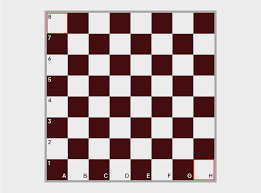
#> input picture Chessboard.jpg, 261 x 193 px; its folder holds only this picture in this run
$ python Get_cam_intrinsics.py
#> lines starting #> are read from the running program, lines starting #| are printed output that depends on the picture; after the words box and inside, x2 and y2 are one past the last pixel; in counts of white or black regions, pixels touching at a corner belong together
import numpy as np
import cv2 as cv
import glob

# termination criteria
criteria = (cv.TERM_CRITERIA_EPS + cv.TERM_CRITERIA_MAX_ITER, 30, 0.001)

# prepare object points, like (0,0,0), (1,0,0), (2,0,0) ....,(6,5,0)
objp = np.zeros((7*7,3), np.float32)
objp[:,:2] = np.mgrid[0:7,0:7].T.reshape(-1,2)

# Arrays to store object points and image points from all the images.
objpoints = [] # 3d point in real world space
imgpoints = [] # 2d points in image plane.

images = glob.glob('*.jpg')

for fname in images:
    img = cv.imread(fname)
#> img is the input picture: shape (193, 261, 3); mean B, G, R 173.2, 172.6, 187.5
    gray = cv.cvtColor(img, cv.COLOR_BGR2GRAY)
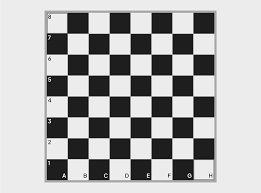
#> gray: shape (193, 261); min 5, max 248, mean 177

    # Find the chess board corners
    ret, corners = cv.findChessboardCorners(gray, (7,7), None)
#> ret = True; corners = 49 rows, first 8: [67.06, 33.1], [88.24, 33.33], [109.1, 33.33], [130.1, 33.34], [150.9, 33.34], [171.9, 33.33], [192.8, 33.34], [67.34, 54.23]

    # If found, add object points, image points (after refining them)
    if ret == True:
        objpoints.append(objp)

        corners2 = cv.cornerSubPix(gray,corners, (11,11), (-1,-1), criteria)
#> corners2 = 49 rows, first 8: [66.98, 32.99], [88.22, 33.32], [109.2, 33.32], [130, 33.32], [151, 33.32], [171.9, 33.32], [192.8, 33.32], [67.32, 54.19]
        imgpoints.append(corners2)

        # Draw and display the corners
        cv.drawChessboardCorners(img, (7,7), corners2, ret)
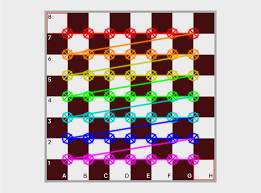
#> img: shape (193, 261, 3); 16.84% of pixels changed, all inside (x1, y1, x2, y2) = (61, 27, 200, 166)
        cv.imshow('img', img)
        cv.waitKey(0)

ret, mtx, dist, rvecs, tvecs = cv.calibrateCamera(objpoints, imgpoints, gray.shape[::-1], None, None)
#> ret = 0.0761; mtx = [[18202.1, 0, 130], [0, 18183.2, 96.01], [0, 0, 1]]; dist = [[154.4, 0.00452, 0.0375, -0.00353, 1.11e-07]]; rvecs = ([0.0336, 0.0303, -1.61e-05],); tvecs = ([-3, -3, 871.5],)

print(mtx)
#| [[1.82020660e+04 0.00000000e+00 1.29965865e+02]
#|  [0.00000000e+00 1.81831913e+04 9.60060876e+01]
#|  [0.00000000e+00 0.00000000e+00 1.00000000e+00]]
